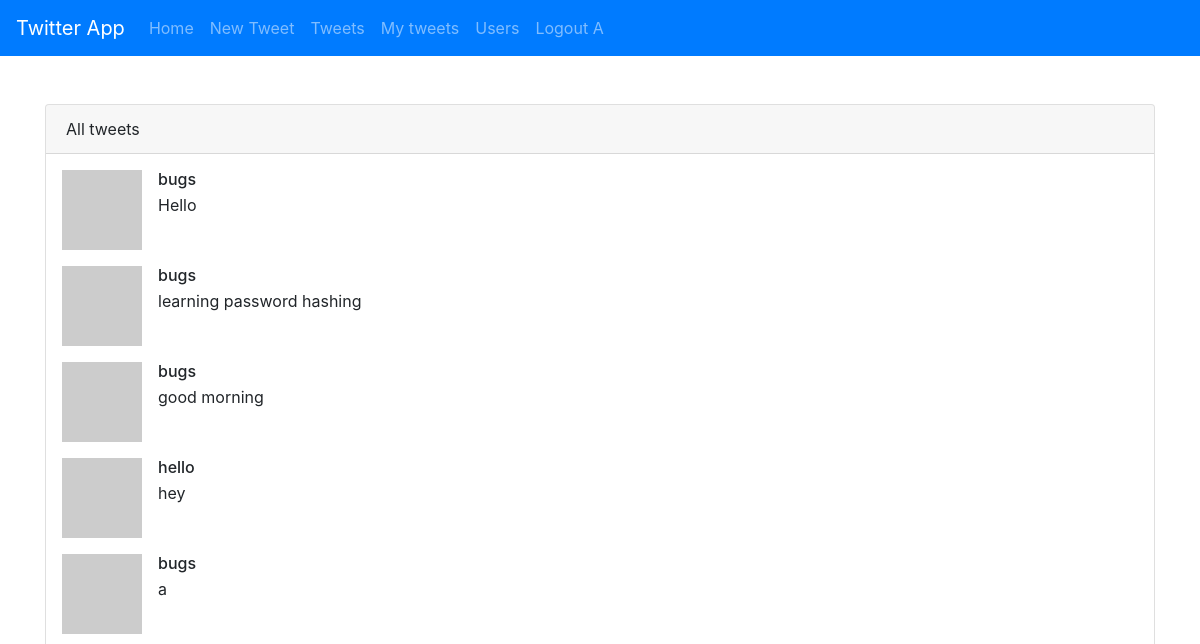
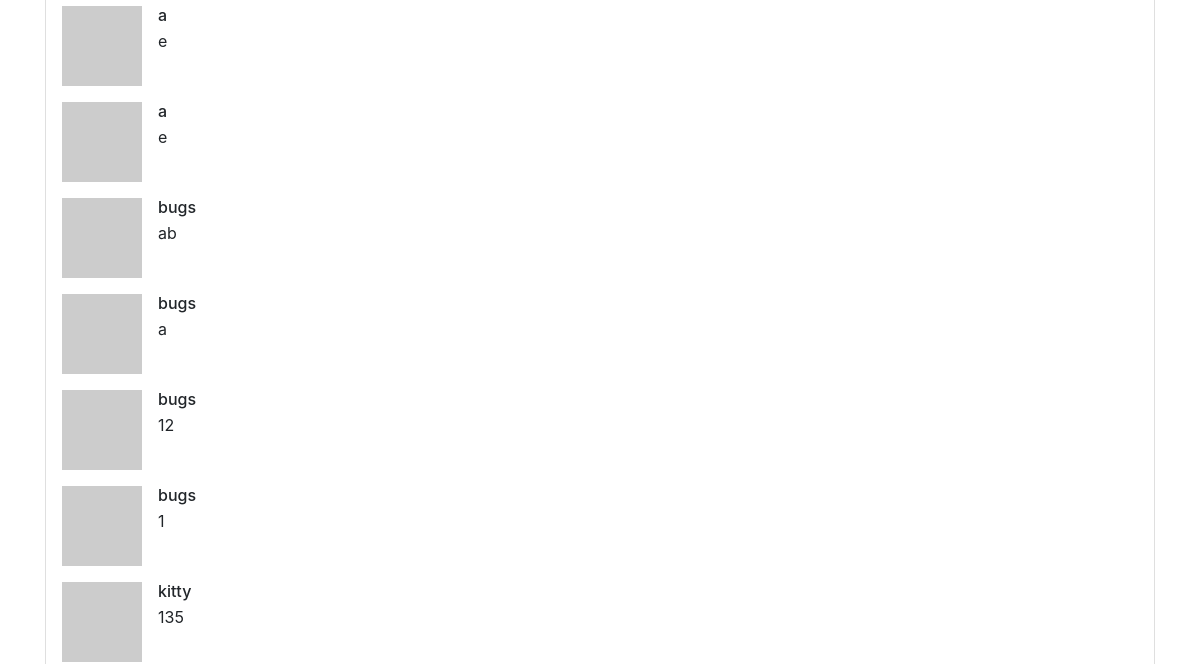
Before: /tweets (signed in, upper part) with the older database file (2 pictures, top to bottom).
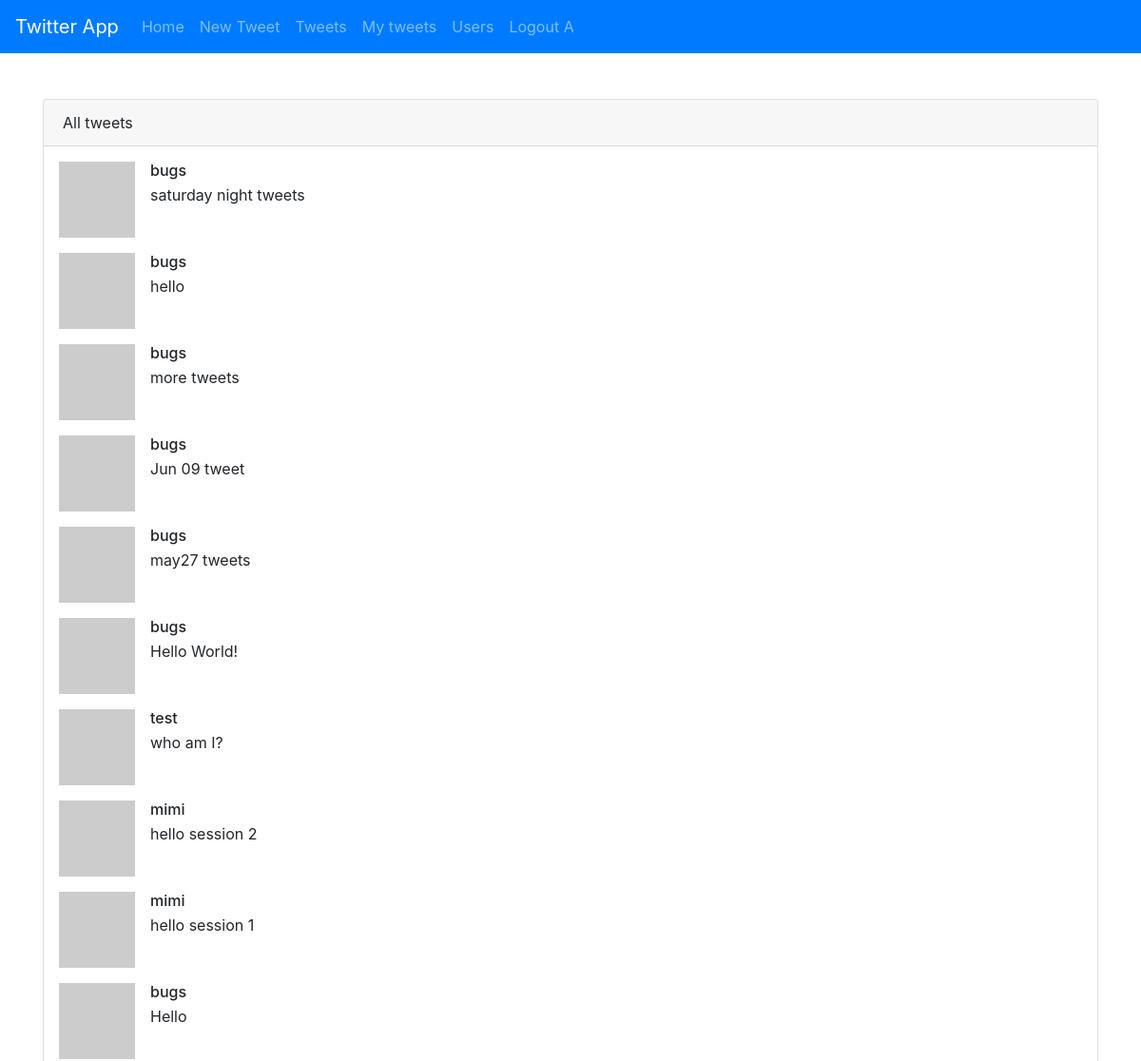
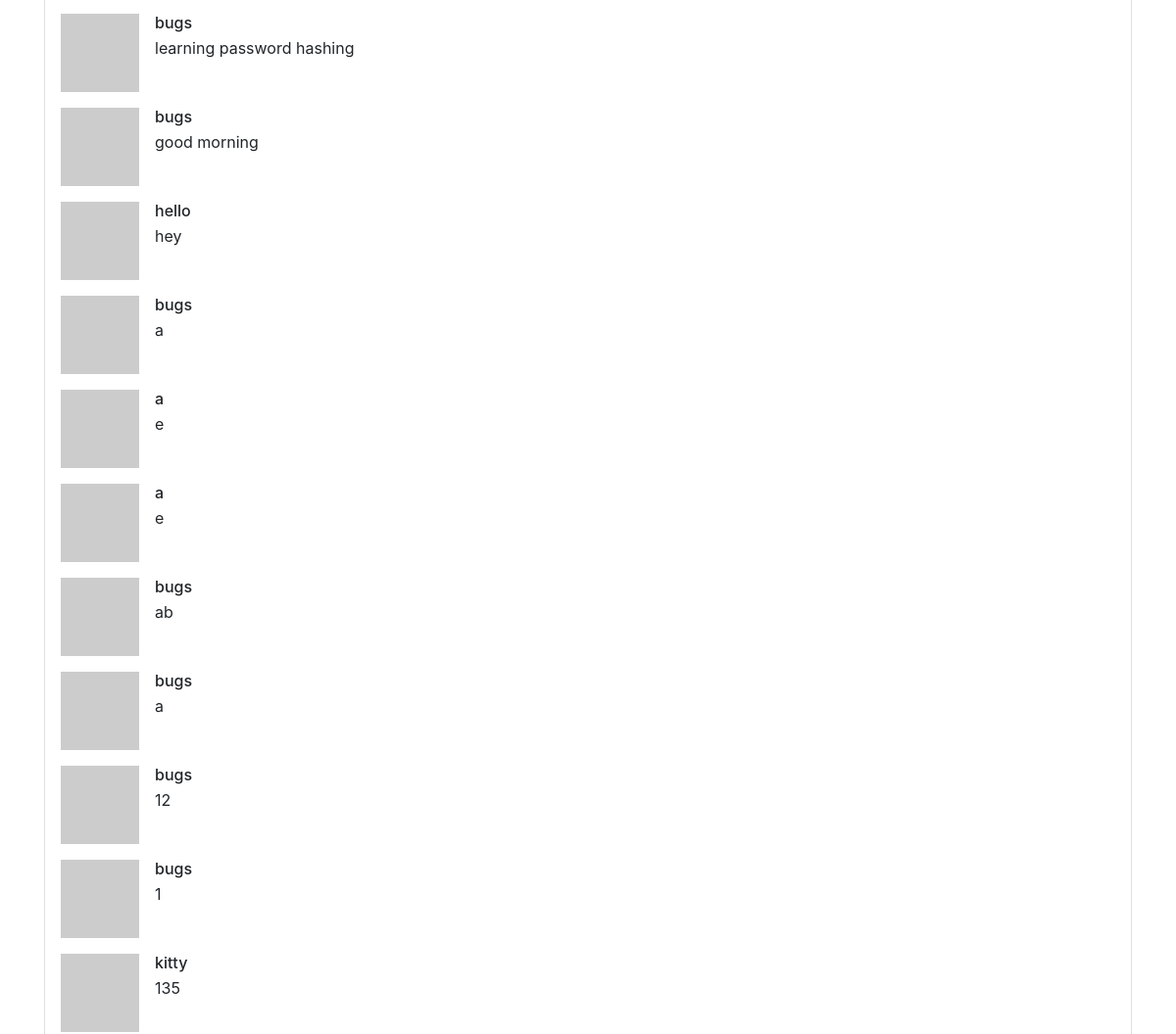
After: the same page with the newer database file (2 pictures, top to bottom).
### tables this page shows
CREATE TABLE tweets (
    _id integer primary key autoincrement,
    tweet text,
    username text
);

### main.py (the view)
@app.route('/tweets/<username>')
@app.route('/tweets')
def user_tweets(username=None):
    if 'user' not in session:
        return redirect(url_for('index'))
    if username:
        tweets = get_tweets_by_username(username)
    else:
        tweets = get_all_tweets()
    return render_template('tweets_page.html', tweets=tweets, tweet_user=username)

### db.py (called while the page is built)
def get_all_tweets(limit):
    cursor.execute('SELECT * FROM tweets order by _id desc')
    tweets = cursor.fetchmany(limit)
    return tweets

### main.py (called while the page is built)
@app.context_processor
def inject_user():
    username = session.get('user', None)
    return {'username': username}

### tweets.py (called while the page is built)
def get_all_tweets(limit=100):
    return db.get_all_tweets(limit)

### templates/tweets_page.html (shortened to what this page needs)
{% extends "base.html" %}
{% block content %}
<div class="card">
    <div class="card-header">
        {% if tweet_user %}
        All tweets from {{tweet_user}}
        {% else %}
        All tweets
        {% endif %}
    </div>
    <ul class="list-unstyled m-3">
        {% for tweet in tweets %}
        <li class="media mb-3">
            <img src="https://www.gravatar.com/avatar/94d093eda664addd6e450d7e9881bcad?s=32&d=identicon&r=PG"
                class="mr-3" alt="user">
            <div class="media-body">
                <h6 class="mt-0 mb-1">{{tweet[2]}}</h6>
                <p class="mb-0">{{tweet[1]}}</p>
            </div>
        </li>
        {% endfor %}
    </ul>
</div>
{% endblock %}

### templates/base.html (shortened to what this page needs)
<!doctype html>
<html>
<head>
    <link rel="stylesheet" href="https://cdn.jsdelivr.net/npm/bootstrap@4.6.0/dist/css/bootstrap.min.css"
>
</head>
<body>
    <nav class="navbar navbar-expand-lg navbar-dark bg-primary">
        <a class="navbar-brand" href="#">Twitter App</a>
        <div class="collapse navbar-collapse" id="navbarNavAltMarkup">
            <div class="navbar-nav">
                <a class="nav-link" href="/">Home</a>
                {% if username %}
                <a class="nav-link" href="/tweet">New Tweet</a>
                <a class="nav-link" href="/tweets">Tweets</a>
                <a class="nav-link" href="/tweets/{{username}}">My tweets</a>
                <a class="nav-link" href="/users">Users</a>
                <a class="nav-link" href="/logout">Logout {{username|capitalize}}</a>
                {% else %}
                <a class="nav-link" href="/register">Register</a>
                {% endif %}
            </div>
        </div>
    </nav>
    <div class="container mt-5">
        {% block content %}
        {% endblock %}
    </div>
</body>
</html>

Changed rows visible on the page:
added tweets: username "bugs", tweet "saturday night tweets"
added tweets: username "bugs", tweet "hello"
added tweets: username "bugs", tweet "more tweets"
added tweets: username "bugs", tweet "Jun 09 tweet"
added tweets: username "bugs", tweet "may27 tweets"
added tweets: username "bugs", tweet "Hello World!"
added tweets: username "test", tweet "who am I?"
added tweets: username "mimi", tweet "hello session 2"
added tweets: username "mimi", tweet "hello session 1"
